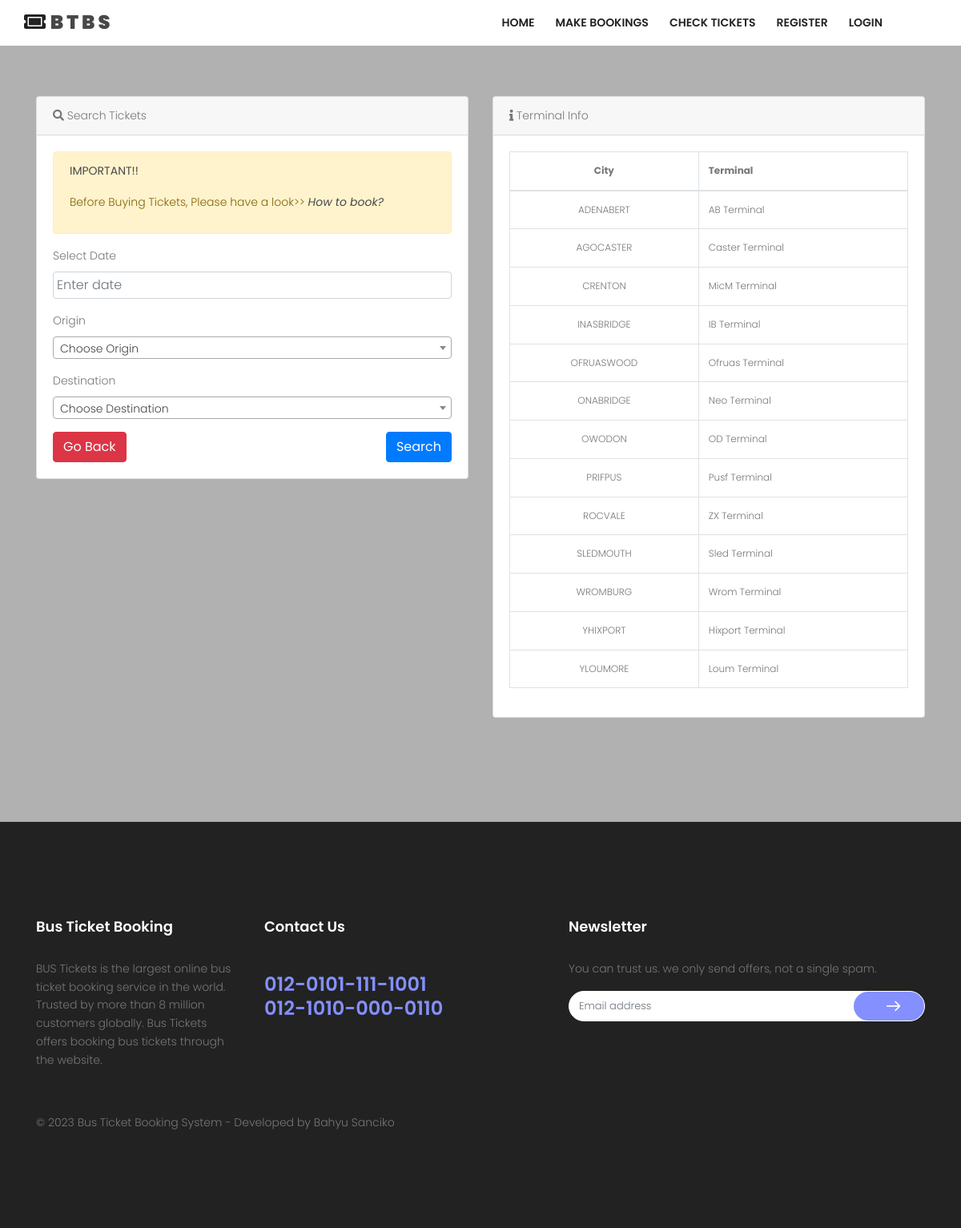
The app's page /index.php/tiket with its own data.
### tables this page shows
CREATE TABLE `tbl_tujuan` (
  `kd_tujuan` varchar(50) NOT NULL,
  `kota_tujuan` varchar(50) NOT NULL,
  `nama_terminal_tujuan` varchar(50) NOT NULL,
  `terminal_tujuan` varchar(100) NOT NULL
);

### application/controllers/Tiket.php (called while the page is built, shortened)
<?php
class Tiket extends CI_Controller {
	public function __construct(){
		$this->load->helper('tglindo_helper');
		$this->load->model('getkod_model');
	}
	public function index(){
		$data['title'] = "Check Schedule";
		$data['asal'] = $this->db->query("SELECT * FROM `tbl_tujuan` ORDER BY kota_tujuan ASC ")->result_array();
		$data['tujuan'] = $this->db->query("SELECT * FROM `tbl_tujuan` group by kota_tujuan ORDER BY kota_tujuan ASC ")->result_array();
		$data['list'] = $this->db->query("SELECT * FROM `tbl_tujuan` ORDER BY kota_tujuan ASC ")->result_array();
		$this->load->view('frontend/cektanggal',$data);
	}
}

### index.php (called while the page is built, shortened)
<?php
require_once BASEPATH.'core/CodeIgniter.php';

### application/views/frontend/cektanggal.php (the view, shortened to what this page needs)
<!DOCTYPE html>
<html lang="zxx" class="no-js">
<head>
	<link rel="stylesheet" type="text/css"
		href="<?php echo base_url() ?>assets/frontend/datepicker/dcalendar.picker.css">
	<?php $this->load->view('frontend/include/base_css'); ?>
</head>
<body>
	<?php $this->load->view('frontend/include/base_nav'); ?>
	<section class="service-area section-gap relative">
		<div class="overlay overlay-bg"></div>
		<div class="container">
			<div class="row">
				<div class="col-lg-6">
					<div class="card mb-5">
						<div class="card-header">
							<i class="fas fa-search"></i> Search Tickets
						</div>
						<div class="card-body">
							<div class="alert alert-warning" role="alert">
								<p><b>IMPORTANT!!</b></p>
								<P>Before Buying Tickets, Please have a look>> <b><i data-toggle="modal"
											data-target="#exampleModal">How to book?</i></b></P>
							</div>
							<form action="<?php echo base_url() ?>tiket/cekjadwal?>" method="get">
								<div class="form-group">
									<label for="exampleInputEmail1">Select Date</label>
									<input placeholder="Enter date" type="text" class="form-control datepicker"
										name="tanggal" required="">
								</div>
								<div class="form-group">
									<label for="exampleInputEmail1">Origin</label>
								</div>
								<div class="form-group">
									<label for="exampleInputEmail1">Destination</label>
								</div>
								<a href="<?php echo base_url() ?>tiket" class="btn btn-danger pull-left">Go Back </a>
								<button type="submit" class="btn btn-primary pull-right">Search </button>
							</form>
						</div>
					</div>
				</div>
				<div class="col-lg-6">
					<div class="card mb-10">
						<div class="card-header">
							<i class="fas fa-info"></i> Terminal Info
						</div>
						<div class="card-body">
							<table class="table table-bordered table-condensed" style="font-size:12px;" id="mydata">
								<thead>
									<tr>
										<th style="text-align:center;">City</th>
										<th>Terminal</th>
									</tr>
								</thead>
								<tbody>
									<?php foreach ($list as $value) { ?>
									<tr>
										<td style="text-align:center;vertical-align:middle">
											<?php echo strtoupper($value['kota_tujuan']) ?></td>
										<td style="vertical-align:middle;"><?php echo $value['terminal_tujuan'] ?></td>
									</tr>
									<?php } ?>
								</tbody>
							</table>
						</div>
					</div>
				</div>
			</div>
	</section>
	<?php $this->load->view('frontend/include/base_footer'); ?>
</body>
</html>

### application/views/frontend/include/base_css.php (shortened to what this page needs)
<link rel="stylesheet" href="<?php echo base_url() ?>assets/frontend/css/linearicons.css">
<link rel="stylesheet" href="<?php echo base_url() ?>assets/frontend/css/owl.carousel.css">
      <link rel="stylesheet" href="<?php echo base_url() ?>assets/frontend/css/font-awesome.min.css">
      <link href="<?= base_url() ?>assets/backend/vendor/fontawesome-free/css/all.min.css" rel="stylesheet" type="text/css">
<link rel="stylesheet" href="<?php echo base_url() ?>assets/frontend/css/nice-select.css">
<link rel="stylesheet" href="<?php echo base_url() ?>assets/frontend/css/magnific-popup.css">
<link rel="stylesheet" href="<?php echo base_url() ?>assets/frontend/css/bootstrap.css">
<link rel="stylesheet" href="<?php echo base_url() ?>assets/frontend/css/main.css">
<link rel="stylesheet" href="http://anijs.github.io/lib/anicollection/anicollection.css">
<link rel="stylesheet" type="text/css" href="<?php echo base_url() ?>assets/datepicker/dist/css/bootstrap-datepicker.min.css">
<link href="<?php echo base_url() ?>assets/frontend/select2/css/select2.min.css" rel="stylesheet" />

### application/views/frontend/include/base_nav.php
<header id="header" id="home">
		    <div class="container">
		    	<div class="row align-items-center justify-content-between d-flex">
			      <div id="logo">
			        <a href="<?php echo base_url() ?>"><h3> <i class="fas fa-ticket-alt"></i> <b>B T B S</b></h3></a>
			      </div>
			      <nav id="nav-menu-container">
			        <ul class="nav-menu">
			          <li class="menu"><a href="<?php echo base_url() ?>">Home</a></li>
			          <li><a href="<?php echo base_url() ?>tiket">Make Bookings</a></li>
			          <li class="menu"><a href="<?php echo base_url() ?>tiket/cektiket">Check Tickets</a></li>
			          <?php if ($this->session->userdata('username')) { ?>
				      	<li class="menu-has-children"><a href="#">Hi, <?php echo $this->session->userdata('nama_lengkap'); ?></a>
						<ul>
							<li><a href="<?php echo base_url() ?>profile/profilesaya/<?php echo $this->session->userdata('kd_pelanggan') ?>"><i class="fas fa-id-card"></i> My Profile</a></li>
							<li><a href="<?php echo base_url() ?>profile/tiketsaya/<?php echo $this->session->userdata('kd_pelanggan') ?>"><i class="fas fa-ticket-alt"></i> My Ticket</a></li>
							<li><a href="<?php echo base_url() ?>login/logout"><i class="fas fa-sign-out-alt"></i> Logout</a></li>
						</ul>
						</li>
				      <?php }else{ ?>
				  	  <li class="menu wobble animated"><a href="<?php echo base_url() ?>login/Daftar">Register</a></li>
 					  <li><a href="<?php echo base_url() ?>login">Login</a></li>
				  	  <?php } ?>
			        </ul>
			      </nav>
		    	</div>
		    </div>
		  </header>

### application/views/frontend/include/base_footer.php (shortened to what this page needs)
<footer class="footer-area section-gap">
	<div class="container">
		<div class="row">
			<div class="col-lg-3  col-md-6 col-sm-6">
				<div class="single-footer-widget">
					<h4 class="text-white">Bus Ticket Booking</h4>
					<p>
					BUS Tickets is the largest online bus ticket booking service in the world. Trusted by more than 8 million customers globally. Bus Tickets offers booking bus tickets through the website.
					</p>
				</div>
			</div>
			<div class="col-lg-4  col-md-6 col-sm-6">
				<div class="single-footer-widget">
					<h4 class="text-white">Contact Us</h4>
					<p class="number">
						012-0101-111-1001 <br>
						012-1010-000-0110
					</p>
				</div>
			</div>
			<div class="col-lg-5  col-md-6 col-sm-6">
				<div class="single-footer-widget">
					<h4 class="text-white">Newsletter</h4>
					<p>You can trust us. we only send  offers, not a single spam.</p>
					<div class="d-flex flex-row" id="mc_embed_signup">
							<form class="navbar-form" novalidate="true" action="" method="post">
						    <div class="input-group add-on">
						      	<input class="form-control" placeholder="Email address"  type="email">
						      <div class="input-group-btn">
						        <button class="genric-btn primary circle arrow"><span class="lnr lnr-arrow-right"></span></button>
						      </div>
						    </div>
						  </form>
					</div>
				</div>
			</div>
		</div>
		<div class="footer-bottom d-flex justify-content-between align-items-center flex-wrap">
         <p class="footer-text m-0"><span>&copy; <?= date('Y') ?> Bus Ticket Booking System - Developed by Bahyu Sanciko </span> </p>
		</div>
	</div>
</footer>

### assets/frontend/css/main.css (style rules this page uses)
body { color: #777; font-family: "Poppins", sans-serif; font-size: 14px; font-weight: 300; line-height: 1.625em; position: relative; }
ol, ul { margin: 0; padding: 0; list-style: none; }
a { -webkit-transition: all 0.3s ease 0s; -moz-transition: all 0.3s ease 0s; -o-transition: all 0.3s ease 0s; transition: all 0.3s ease 0s; }
a, a:focus, a:hover { text-decoration: none; outline: 0; }
h1, h2, h3, h4, h5, h6 { font-family: "Poppins", sans-serif; color: #222; line-height: 1.2em !important; margin-bottom: 0; margin-top: 0; font-weight: 600; }
h3, .h3 { font-size: 24px; }
h4, .h4 { font-size: 18px; }
td, th { border-radius: 0px; }
.mb-5 { margin-bottom: 5px; }
.mb-10 { margin-bottom: 10px; }
.text-white { color: #fff; }
.flex-wrap { -webkit-flex-wrap: wrap; -moz-flex-wrap: wrap; -ms-flex-wrap: wrap; flex-wrap: wrap; }
.relative { position: relative; }
.overlay { position: absolute; left: 0; right: 0; top: 0; bottom: 0; }
b, sup, sub, u, del { color: #484848; }
h3 { font-size: 24px; }
h4 { font-size: 18px; }
h1, h2, h3, h4, h5, h6 { line-height: 1.5em; }
.genric-btn { display: inline-block; outline: none; line-height: 40px; padding: 0 30px; font-size: 0.8em; text-align: center; text-decoration: none; font-weight: 500; cursor: pointer; -webkit-transition: all 0.3s ease 0s; -moz-transition: all 0.3s ease 0s; -o-transition: all 0.3s ease 0s; transition: all 0.3s ease 0s; }
.genric-btn.circle { border-radius: 20px; }
.genric-btn.arrow { display: -webkit-inline-box; display: -ms-inline-flexbox; display: inline-flex; -webkit-box-align: center; -ms-flex-align: center; align-items: center; }
.genric-btn.arrow span { margin-left: 10px; }
.genric-btn.primary { color: #fff; background: #8490ff; border: 1px solid transparent; }
#header { padding: 14px 0; position: fixed; left: 0; top: 0; right: 0; transition: all 0.5s; z-index: 997; background: #fff; }
.nav-menu, .nav-menu * { margin: 0; padding: 0; list-style: none; }
.nav-menu li { position: relative; white-space: nowrap; }
.nav-menu > li { float: left; }
#nav-menu-container { margin: 0; }
@media (min-width: 1024px) { #nav-menu-container { padding-right: 60px; } }
.nav-menu a { padding: 0 8px 0px 8px; text-decoration: none; display: inline-block; color: #222; font-weight: 600; font-size: 14px; text-transform: uppercase; outline: none; }
.nav-menu > li { margin-left: 10px; }
#mobile-nav { position: fixed; top: 0; padding-top: 18px; bottom: 0; z-index: 998; background: rgba(0, 0, 0, 0.8); left: -260px; width: 260px; overflow-y: auto; transition: 0.4s; }
#mobile-nav ul { padding: 0; margin: 0; list-style: none; }
#mobile-nav ul li { position: relative; }
#mobile-nav ul li a { color: #fff; font-size: 13px; text-transform: uppercase; overflow: hidden; padding: 10px 22px 10px 15px; position: relative; text-decoration: none; width: 100%; display: block; outline: none; font-weight: 700; }
.section-gap { padding: 120px 0; }
.service-area { background-size: cover; }
.service-area .overlay-bg { background-color: rgb(177 177 177); }
.footer-area { background-color: #222; }
.footer-area h4 { padding-bottom: 30px; }
.footer-area .number { color: #8490ff; font-size: 24px; font-weight: 600; line-height: 30px; }
.footer-area .genric-btn { background: #8490ff; border: none; border-radius: 57px; height: 36px; }
.footer-area .footer-bottom { padding-top: 40px; }
.single-footer-widget .navbar-form { width: 100%; }
.single-footer-widget .navbar-form .form-control { border: none; border-radius: 20px; font-size: 13px; }
.single-footer-widget .navbar-form .add-on { background: #fff; border-radius: 20px; border: 1px solid #fff; }
.single-footer-widget .navbar-form .lnr { font-weight: 900; font-size: 18px !important; color: #fff; }

### records on screen
tbl_tujuan: kota_tujuan "ADENABERT", terminal_tujuan "AB Terminal"
tbl_tujuan: kota_tujuan "AGOCASTER", terminal_tujuan "Caster Terminal"
tbl_tujuan: kota_tujuan "CRENTON", terminal_tujuan "MicM Terminal"
tbl_tujuan: kota_tujuan "INASBRIDGE", terminal_tujuan "IB Terminal"
tbl_tujuan: kota_tujuan "OFRUASWOOD", terminal_tujuan "Ofruas Terminal"
tbl_tujuan: kota_tujuan "ONABRIDGE", terminal_tujuan "Neo Terminal"
tbl_tujuan: kota_tujuan "OWODON", terminal_tujuan "OD Terminal"
tbl_tujuan: kota_tujuan "PRIFPUS", terminal_tujuan "Pusf Terminal"
tbl_tujuan: kota_tujuan "ROCVALE", terminal_tujuan "ZX Terminal"
tbl_tujuan: kota_tujuan "SLEDMOUTH", terminal_tujuan "Sled Terminal"
tbl_tujuan: kota_tujuan "WROMBURG", terminal_tujuan "Wrom Terminal"
tbl_tujuan: kota_tujuan "YHIXPORT", terminal_tujuan "Hixport Terminal"
tbl_tujuan: kota_tujuan "YLOUMORE", terminal_tujuan "Loum Terminal"
